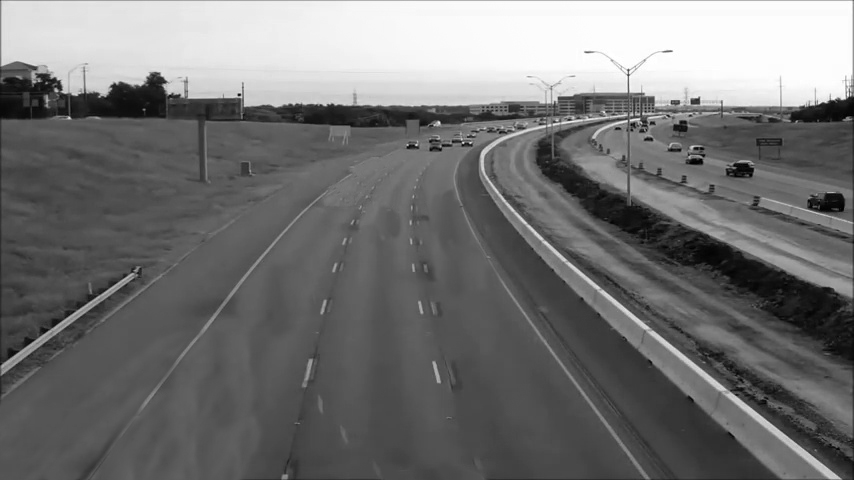
#> input picture frame5.jpg, 854 x 480 px
$ python Speed.py   (older library calls are emulated)
#> lines starting #> are read from the running program, lines starting #| are printed output that depends on the picture; after the words box and inside, x2 and y2 are one past the last pixel; in counts of white or black regions, pixels touching at a corner belong together
import cv2
import time
import numpy as np
#**********************************************************************************
firstFrame = cv2.imread('frame5.jpg')
#> firstFrame is the input picture: shape (480, 854, 3); min 0, max 255, mean 115
cap = cv2.VideoCapture('Alibi ALI-IPU3030RV IP Camera Highway Surveillance.mp4')
#**********************************************************************************
kernel = np.ones((7,7),np.uint8)
kernal_erode = np.ones((4,4),np.uint8)
distance = 50                                   # assumed in meters
#**********************************************************************************
mask1 = cv2.imread('m1.jpg')
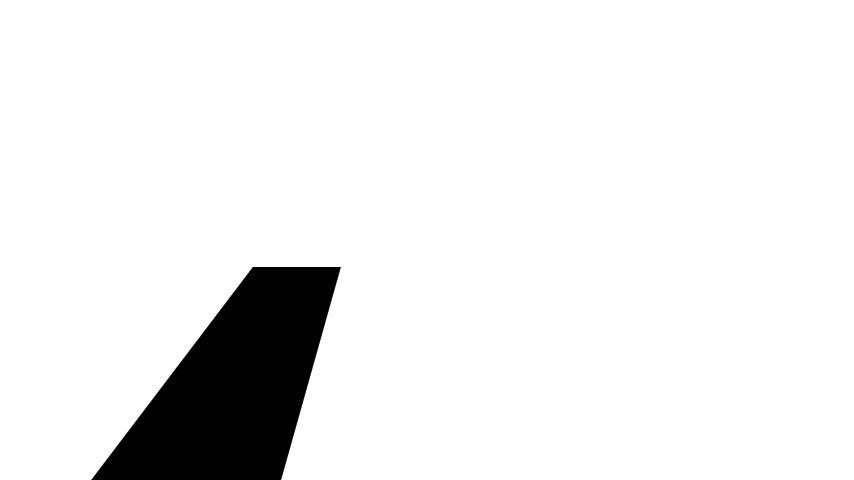
#> input picture m1.jpg, 854 x 480 px
#> mask1 is the input picture: shape (480, 854, 3); min 0, max 255, mean 236.6
mask1 = cv2.cvtColor(mask1, cv2.COLOR_BGR2GRAY)
#> mask1: shape (480, 854)
ret1,thresh_MASK_1 = cv2.threshold(mask1,127,255,cv2.THRESH_BINARY_INV)
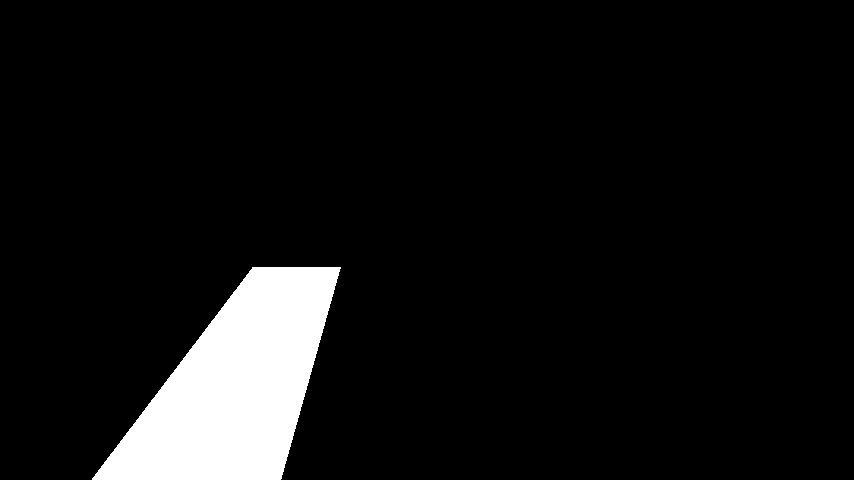
#> thresh_MASK_1: shape (480, 854); 7.2% white; 1 white region, box (x1, y1, x2, y2) and area: (92, 267, 341, 480) 29619
#********************************************
mask2 = cv2.imread('m2.jpg')
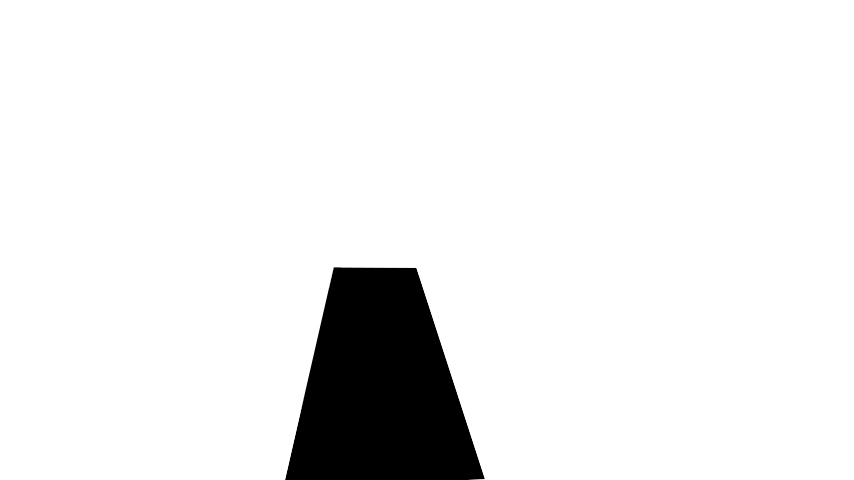
#> input picture m2.jpg, 854 x 480 px
#> mask2 is the input picture: shape (480, 854, 3); min 0, max 255, mean 236.4
mask2 = cv2.cvtColor(mask2, cv2.COLOR_BGR2GRAY)
#> mask2: shape (480, 854)
ret2,thresh_MASK_2 = cv2.threshold(mask2,127,255,cv2.THRESH_BINARY_INV)
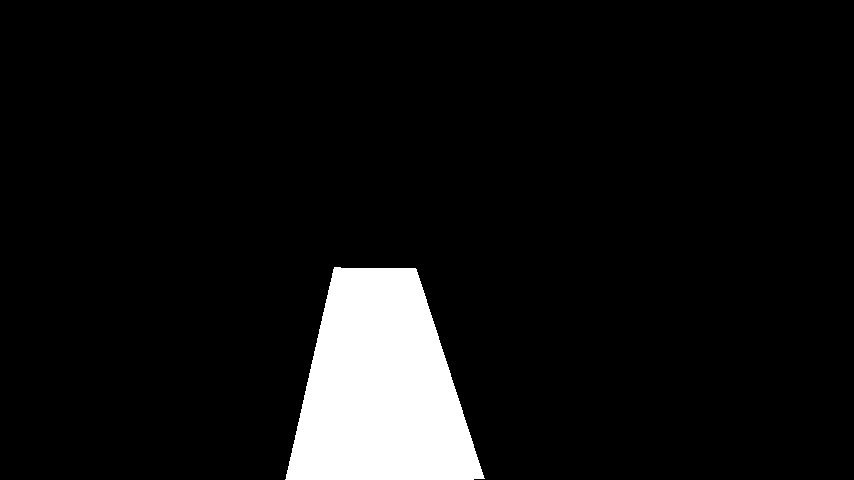
#> thresh_MASK_2: shape (480, 854); 7.3% white; 1 white region, box (x1, y1, x2, y2) and area: (285, 267, 485, 480) 29947
#********************************************
mask3 = cv2.imread('m3.jpg')
#> (the run stopped early here; a loop or call above may not have finished)
